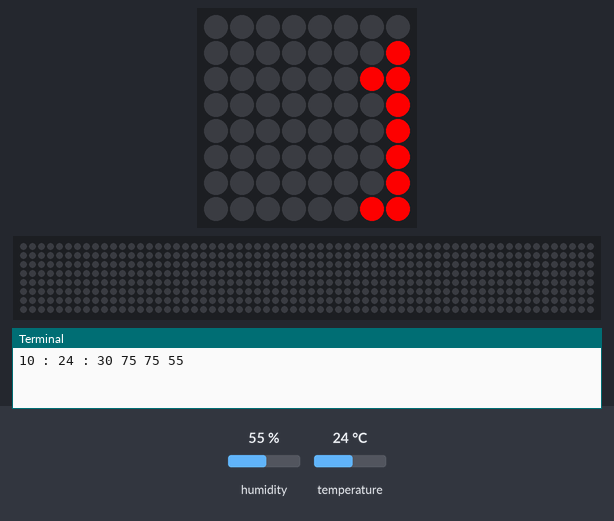
A program run on a simulated Raspberry Pi (BCM pin numbers) with a Sense HAT. On the bench: the Sense HAT's 8×8 RGB LED matrix, a strip that is not on the board, showing the scrolling text unrolled, the last lines printed to the terminal. The inputs (shaded band) are chosen by the test bench; at power-on: humidity 55 %, temperature 24 °C. The clock reads 2024-03-15 10:24:30 at power-on unless the program sets it; the 64×8 strip is a reading aid, not a part: it shows the text the matrix is scrolling, unrolled, one strip-width of it at a time.

Above: at 0.27 s.
At 3.3 s:
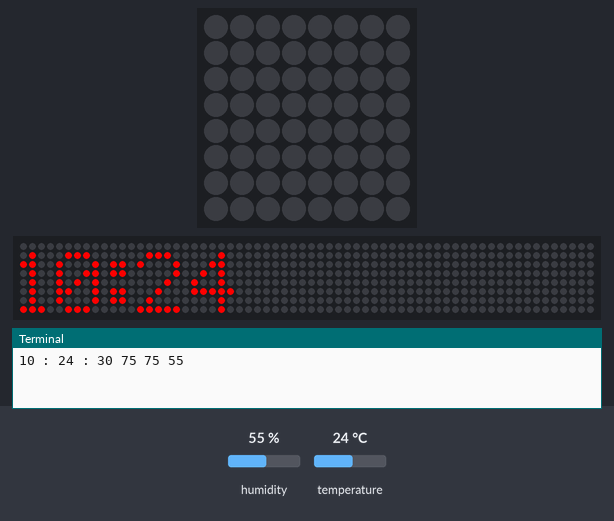
At 16.69 s:
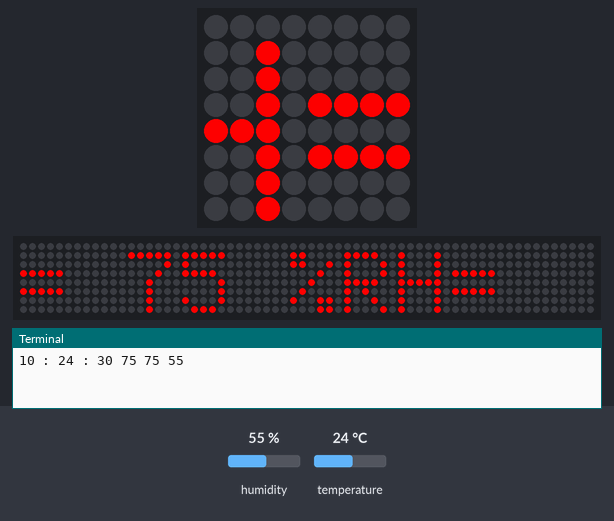
At 30.15 s:
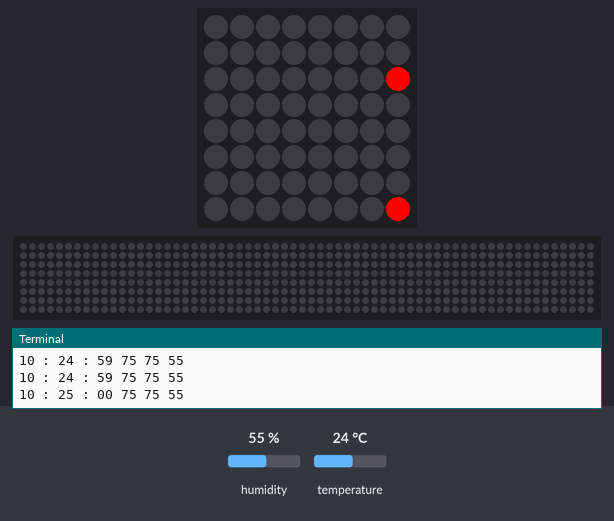
At 33.3 s:
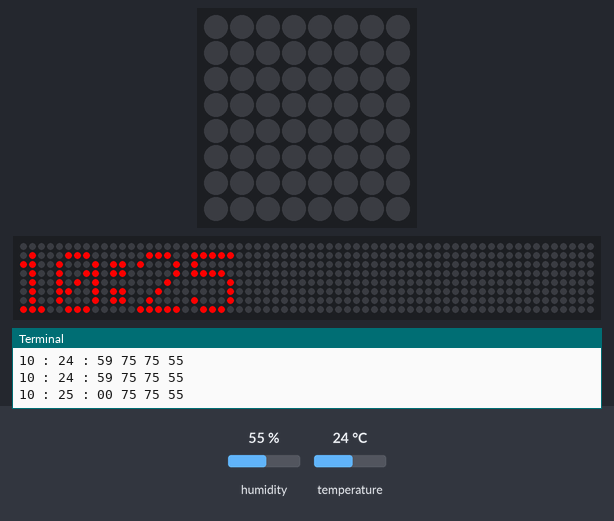
At 39.93 s:
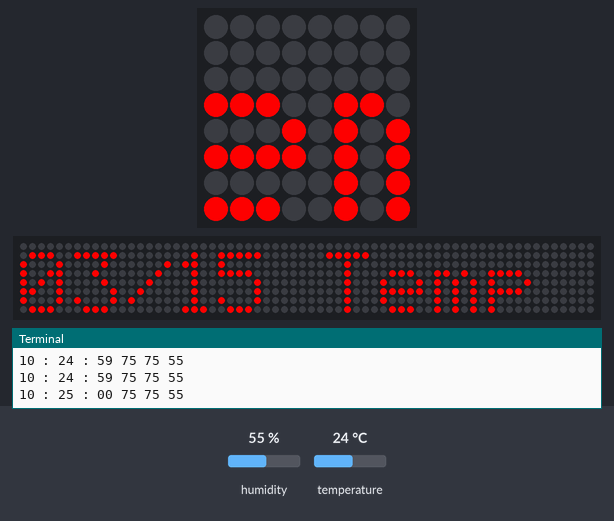

The program:

time-hat.py
```python
from sense_hat import SenseHat
import time
import os
import sys
from datetime import datetime

sense = SenseHat()
sense.rotation = 180


current  = 0

while True:
	temp = sense.get_temperature()
	temp = temp*9/5 + 32
	temp = int(temp)
	temp2 = sense.get_temperature_from_pressure()
	temp2 = temp2*9/5 + 32
	temp2 = int(temp2)
	rh = sense.get_humidity()
	rh = int(rh)
	rh = str(rh)
	d = datetime.now()
	Year = "%04d" % (d.year)
	Month = "%02d" % (d.month)
	Date = "%02d" % (d.day)
	Hour = "%02d" % (d.hour)
	Minute = "%02d" % (d.minute)
	Sec = "%02d" % (d.second)
	print Hour, ":", Minute, ":",  Sec, temp, temp2, rh
	if current != Minute:
		timenow = str(Hour) + ":" + str(Minute)+ "    " + str(Month) + "/" +str(Date)+ " Temp = " + str(temp) + " %RH= " + str(rh)
		sense.show_message(timenow, text_colour=(255,0,0))
		current = Minute
```

Measured:
- what the display in image 1 shows lasts 1.9 s, from 3.2 s to 5.1 s
